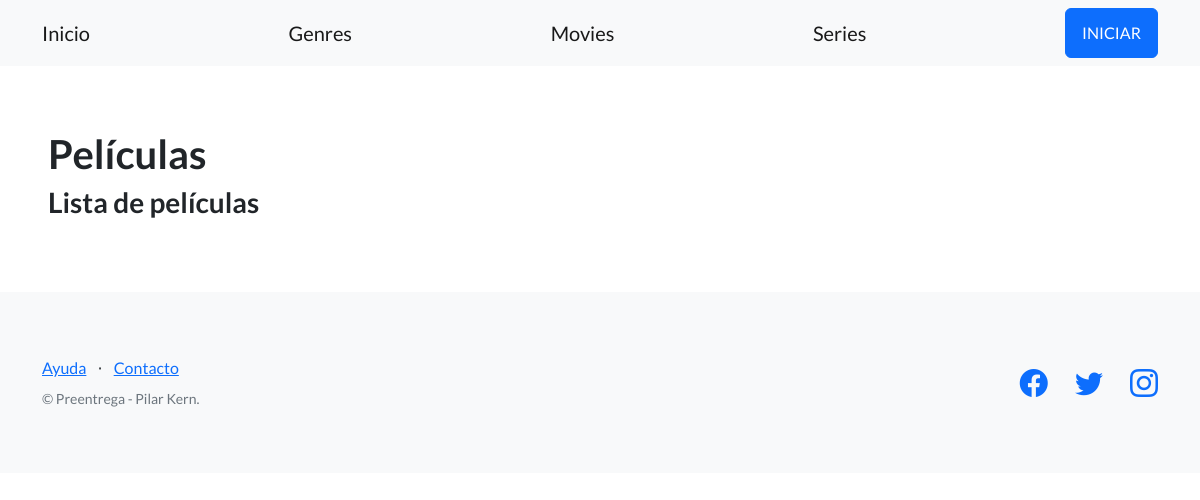
Before: /entretenimiento/movies/ with the older database file.
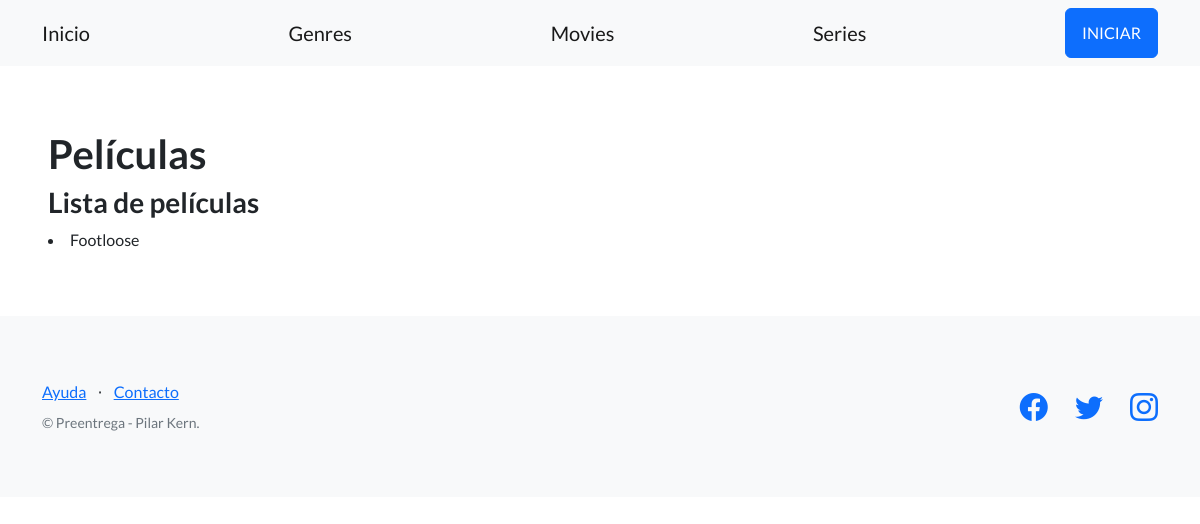
After: the same page with the newer database file.
### control_blog/models.py (models this page shows, shortened)
class Movie(models.Model):
    title = models.CharField(max_length=256)
    length = models.DurationField(null=True)
    release_year = models.IntegerField()
    plot = models.TextField(blank=True, null=True)

### control_blog/views.py (the view)
# urls.py: path('movies/', list_movies, name='movies_list'),
def list_movies(request):
    contexto = {'movies': Movie.objects.all()}
    http_response = render(
        request=request,
        template_name='control_blog/movies_list.html',
        context=contexto
    )
    return http_response

### control_blog/templates/control_blog/movies_list.html (shortened to what this page needs)
{% extends 'base.html' %}
{% block contenido %}
    <h1>Películas</h1>
    <h3>Lista de películas</h3>
    {% for movie in movies %}
  <li>
    {{ movie.title }}
  </li>
{% endfor %}
{% endblock contenido %}

### templates_base/base.html (shortened to what this page needs)
{% load static %}
<!DOCTYPE html>
<html lang="en">
    <head>
        <link href="https://cdn.jsdelivr.net/npm/bootstrap-icons@1.5.0/font/bootstrap-icons.css" rel="stylesheet" type="text/css" />
        <link href="{% static 'css/styles.css' %}" rel="stylesheet" />
    </head>
    <body>
        <nav class="navbar navbar-light bg-light static-top">
            <div class="container">
                <a class="navbar-brand" href="{% url 'inicio' %}">Inicio</a>
                <a class="navbar-brand" href="">Genres</a>
                <a class="navbar-brand" href="{% url 'movies_list' %}">Movies</a>
                <a class="navbar-brand" href="">Series</a>
                <a class="btn btn-primary" href="#signup">INICIAR</a>
            </div>
        </nav>
        <section style="padding:4rem 3rem;">
            {% block contenido %}
            {% endblock contenido %}
        </section>
        <footer class="footer bg-light">
            <div class="container">
                <div class="row">
                    <div class="col-lg-6 h-100 text-center text-lg-start my-auto">
                        <ul class="list-inline mb-2">
                            <li class="list-inline-item"><a href="#!">Ayuda</a></li>
                            <li class="list-inline-item">⋅</li>
                            <li class="list-inline-item"><a href="#!">Contacto</a></li>
                        </ul>
                        <p class="text-muted small mb-4 mb-lg-0">&copy; Preentrega - Pilar Kern.</p>
                    </div>
                    <div class="col-lg-6 h-100 text-center text-lg-end my-auto">
                        <ul class="list-inline mb-0">
                            <li class="list-inline-item me-4">
                                <a href="https://www.facebook.com/NetflixArg"><i class="bi-facebook fs-3"></i></a>
                            </li>
                            <li class="list-inline-item me-4">
                                <a href="https://twitter.com/netflix"><i class="bi-twitter fs-3"></i></a>
                            </li>
                            <li class="list-inline-item">
                                <a href="https://www.instagram.com/netflix"><i class="bi-instagram fs-3"></i></a>
                            </li>
                        </ul>
                    </div>
                </div>
            </div>
        </footer>
    </body>
</html>

Changed rows visible on the page:
added Movie: title "Footloose"
